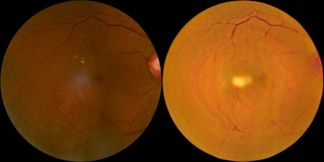
#> input picture main/dataset/bg1.png, 324 x 162 px, found by its file name
$ python segmentation.py
#> lines starting #> are read from the running program, lines starting #| are printed output that depends on the picture; after the words box and inside, x2 and y2 are one past the last pixel; in counts of white or black regions, pixels touching at a corner belong together
#> in segment_retinopathy_lesions, image is the input picture: shape (162, 324, 3); mean B, G, R 10.1, 60.6, 113.2
import cv2
import numpy as np
from scipy import ndimage
import matplotlib.pyplot as plt


def preprocess_retinal_image(image):
    """
    Preprocess retinal image for lesion segmentation.

    Args:
        image (numpy.ndarray): Input retinal image in BGR format

    Returns:
        numpy.ndarray: Preprocessed image
    """
    # Convert to green channel (best contrast for retinal features)
    green_channel = image[:, :, 1]

    # Apply CLAHE for contrast enhancement
    clahe = cv2.createCLAHE(clipLimit=2.0, tileGridSize=(8, 8))
    contrast_enhanced = clahe.apply(green_channel)

    # Denoise image
    denoised = cv2.medianBlur(contrast_enhanced, 5)

    # Normalize image
    normalized = cv2.normalize(denoised, None, 0, 255, cv2.NORM_MINMAX)

    return normalized


def detect_dark_lesions(preprocessed_image):
    """
    Detect dark lesions (microaneurysms and hemorrhages).

    Args:
        preprocessed_image (numpy.ndarray): Preprocessed retinal image

    Returns:
        numpy.ndarray: Binary mask of detected dark lesions
    """
    # Apply adaptive thresholding
    thresh = cv2.adaptiveThreshold(
        preprocessed_image,
        255,
        cv2.ADAPTIVE_THRESH_GAUSSIAN_C,
        cv2.THRESH_BINARY_INV,
        11,
        2
    )
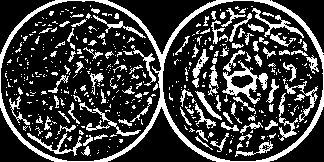
#> thresh: shape (162, 324); 24% white; 453 white regions (345 under 20 px), largest, box (x1, y1, x2, y2) and area: (0, 0, 324, 162) 3622, (222, 60, 268, 104) 612, (252, 8, 304, 38) 285

    # Remove small noise
    kernel = np.ones((3, 3), np.uint8)
    opened = cv2.morphologyEx(thresh, cv2.MORPH_OPEN, kernel)
#> opened: shape (162, 324); 15% white; 189 white regions (120 under 20 px), largest, box (x1, y1, x2, y2) and area: (94, 0, 233, 162) 1764, (254, 0, 324, 69) 452, (256, 90, 324, 162) 442

    # Fill holes
    filled = ndimage.binary_fill_holes(opened).astype(np.uint8) * 255

    # Remove large connected components (likely blood vessels)
    num_labels, labels, stats, centroids = cv2.connectedComponentsWithStats(
        filled, connectivity=8
    )
#> labels: shape (162, 324) int32; 190 distinct labels, from 0 to 189
#> num_labels = 190; stats = 190 rows, first 6: [0, 0, 324, 162, 44638], [0, 0, 67, 68, 386], [82, 0, 3, 2, 6], [94, 0, 139, 162, 1764], [254, 0, 70, 69, 452], [93, 9, 6, 4, 23]; centroids = 190 pairs, first value 12.5 to 312.4, second value 0.5 to 153

    # Filter based on area
    min_area = 5  # minimum area for lesion
    max_area = 300  # maximum area for lesion
    filtered_mask = np.zeros_like(filled)

    for label in range(1, num_labels):  # Skip background (label 0)
        area = stats[label, cv2.CC_STAT_AREA]
        if min_area <= area <= max_area:
            filtered_mask[labels == label] = 255
#> this loop made 189 passes
#> area on passes 1, 3, 4: 386, 1764, 452
#> filtered_mask: shape (162, 324); 8.4% white; 184 white regions (120 under 20 px), largest, box (x1, y1, x2, y2) and area: (223, 73, 257, 95) 293, (197, 92, 221, 119) 156, (233, 69, 251, 76) 89

    return filtered_mask


def detect_bright_lesions(preprocessed_image):
    """
    Detect bright lesions (exudates).

    Args:
        preprocessed_image (numpy.ndarray): Preprocessed retinal image

    Returns:
        numpy.ndarray: Binary mask of detected bright lesions
    """
    # Apply Otsu's thresholding
    _, thresh = cv2.threshold(
        preprocessed_image,
        0,
        255,
        cv2.THRESH_BINARY + cv2.THRESH_OTSU
    )
#> thresh: shape (162, 324); 42.5% white; 16 white regions (7 under 20 px), largest, box (x1, y1, x2, y2) and area: (163, 1, 323, 161) 20074, (68, 69, 92, 99) 482, (119, 28, 153, 56) 387

    # Remove small noise
    kernel = np.ones((3, 3), np.uint8)
    opened = cv2.morphologyEx(thresh, cv2.MORPH_OPEN, kernel)
#> opened: shape (162, 324); 42.4% white; 13 white regions (3 under 20 px), largest, box (x1, y1, x2, y2) and area: (163, 1, 323, 161) 20070, (69, 70, 92, 98) 473, (119, 28, 152, 56) 381

    # Remove large connected components
    num_labels, labels, stats, centroids = cv2.connectedComponentsWithStats(
        opened, connectivity=8
    )
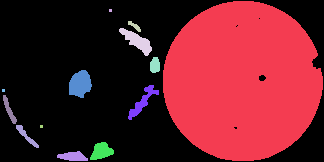
#> labels: shape (162, 324) int32; 14 distinct labels, from 0 to 13; one colour per label, 0 black
#> num_labels = 14; stats = 14 rows, first 6: [0, 0, 324, 162, 30253], [163, 1, 160, 160, 20070], [109, 9, 3, 3, 9], [128, 21, 13, 11, 59], [119, 28, 33, 28, 381], [150, 57, 10, 16, 134]; centroids = 14 rows, first 8: [112.7, 79.22], [241.9, 80.67], [110, 10], [134.3, 25.71], [136.8, 40.72], [154.6, 64.87], [79.72, 83.62], [142.2, 101.4]

    # Filter based on area and intensity
    min_area = 10  # minimum area for exudate
    max_area = 500  # maximum area for exudate
    filtered_mask = np.zeros_like(opened)

    for label in range(1, num_labels):
        area = stats[label, cv2.CC_STAT_AREA]
        component = (labels == label)
        mean_intensity = np.mean(preprocessed_image[component])

        if min_area <= area <= max_area and mean_intensity > 200:
            filtered_mask[component] = 255
#> this loop made 13 passes
#> (area, mean_intensity) on passes 1, 3, 4, 5, 6, 7, 9, 10, 12, 13: (20070, 139.3), (59, 94.17), (381, 98.06), (134, 130.6), (473, 106.5), (313, 95.61), (141, 100.3), (141, 98.95), (282, 96.99), (214, 105.5)
#> filtered_mask: shape (162, 324); every value is 0

    return filtered_mask


def segment_retinopathy_lesions(image_path):
    """
    Main function to segment both dark and bright lesions in retinal image.

    Args:
        image_path (str): Path to input retinal image

    Returns:
        tuple: (dark_lesion_mask, bright_lesion_mask)
    """
    # Read image
    image = cv2.imread(image_path)
    if image is None:
        raise ValueError("Could not read image from path")

    # Preprocess image
    preprocessed = preprocess_retinal_image(image)

    # Detect lesions
    dark_lesions = detect_dark_lesions(preprocessed)
    bright_lesions = detect_bright_lesions(preprocessed)

    return dark_lesions, bright_lesions


def visualize_results(image_path, dark_mask, bright_mask):
    """
    Visualize original image with detected lesions overlaid.

    Args:
        image_path (str): Path to original image
        dark_mask (numpy.ndarray): Binary mask of dark lesions
        bright_mask (numpy.ndarray): Binary mask of bright lesions
    """
#> called with image_path = 'IMG/bg1.png'
    # Read original image
    image = cv2.imread(image_path)
    image = cv2.cvtColor(image, cv2.COLOR_BGR2RGB)

    # Create overlay
    overlay = image.copy()
    overlay[dark_mask == 255] = [255, 0, 0]  # Red for dark lesions
#> overlay: shape (162, 324, 3); mean R, G, B 120.9, 53.6, 8.8
    overlay[bright_mask == 255] = [0, 255, 0]  # Green for bright lesions

    # Display results
    plt.figure(figsize=(15, 5))

    plt.subplot(131)
    plt.imshow(image)
    plt.title('Original Image')
    plt.axis('off')

    plt.subplot(132)
    plt.imshow(dark_mask, cmap='gray')
    plt.title('Dark Lesions')
    plt.axis('off')

    plt.subplot(133)
    plt.imshow(bright_mask, cmap='gray')
    plt.title('Bright Lesions')
    plt.axis('off')

    plt.tight_layout()
    plt.show()


# Example usage
if __name__ == "__main__":
    image_path = "IMG/bg1.png"
    image_path2= "IMG/bg2.png"
    try:
        dark_lesions, bright_lesions = segment_retinopathy_lesions(image_path)
        visualize_results(image_path, dark_lesions, bright_lesions)

        dark_lesions, bright_lesions = segment_retinopathy_lesions(image_path2)
#> call 2 of segment_retinopathy_lesions, with image_path = 'IMG/bg2.png'
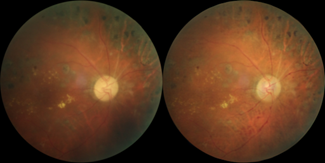
#> input picture main/dataset/bg2.png, 325 x 163 px, found by its file name
#> in segment_retinopathy_lesions, image is the input picture: shape (163, 325, 3); mean B, G, R 31.4, 54.9, 87.4
#> in detect_dark_lesions (call 2), `thresh = cv2.adaptiveThreshold( preprocessed_image, 255, cv2.ADAPTIVE_..`: thresh: shape (163, 325); 24.5% white; 496 white regions (391 under 20 px), largest, box (x1, y1, x2, y2) and area: (0, 0, 325, 163) 3338, (43, 23, 157, 114) 1715, (210, 61, 296, 126) 1060
#> in detect_dark_lesions (call 2), `opened = cv2.morphologyEx(thresh, cv2.MORPH_OPEN, kernel)`: opened: shape (163, 325); 15.5% white; 196 white regions (115 under 20 px), largest, box (x1, y1, x2, y2) and area: (94, 0, 231, 163) 1673, (257, 0, 325, 67) 399, (257, 96, 325, 163) 394
#> in detect_dark_lesions (call 2), `num_labels, labels, stats, centroids = cv2.connectedComponentsWithStat..`:
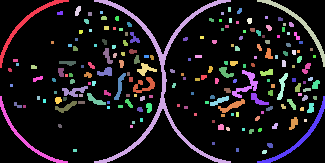
#> labels: shape (163, 325) int32; 197 distinct labels, from 0 to 196; one colour per label, 0 black
#> in detect_dark_lesions (call 2), `num_labels, labels, stats, centroids = cv2.connectedComponentsWithStat..`: num_labels = 197; stats = 197 rows, first 6: [0, 0, 325, 163, 44738], [0, 0, 69, 68, 387], [94, 0, 137, 163, 1673], [257, 0, 68, 67, 399], [75, 6, 6, 10, 42], [228, 7, 3, 5, 15]; centroids = 197 pairs, first value 9.5 to 315.4, second value 9 to 151.5
#> the loop in detect_dark_lesions (call 2), `for label in range(1, num_labels):` made 196 passes
#> area on passes 1 to 3: 387, 1673, 399
#> after the loop in detect_dark_lesions (call 2), `for label in range(1, num_labels):`: filtered_mask: shape (163, 325); 9.5% white; 191 white regions (115 under 20 px), largest, box (x1, y1, x2, y2) and area: (232, 70, 258, 98) 231, (133, 77, 155, 93) 162, (62, 86, 88, 97) 138
#> in detect_bright_lesions (call 2), `_, thresh = cv2.threshold( preprocessed_image, 0, 255, cv2.THRESH_BINA..`: thresh: shape (163, 325); 74.2% white; 6 black regions (3 under 20 px), largest, box (x1, y1, x2, y2) and area: (0, 0, 325, 163) 11659, (251, 0, 325, 76) 1467, (105, 117, 135, 145) 527
#> in detect_bright_lesions (call 2), `opened = cv2.morphologyEx(thresh, cv2.MORPH_OPEN, kernel)`: opened: shape (163, 325); 74.2% white; 6 black regions (3 under 20 px), largest, box (x1, y1, x2, y2) and area: (0, 0, 325, 163) 11668, (251, 0, 325, 76) 1467, (105, 117, 135, 145) 527
#> in detect_bright_lesions (call 2), `num_labels, labels, stats, centroids = cv2.connectedComponentsWithStat..`:
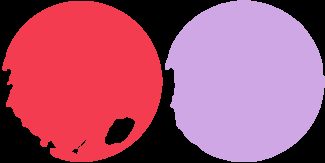
#> labels: shape (163, 325) int32; 3 distinct labels, from 0 to 2; one colour per label, 0 black
#> in detect_bright_lesions (call 2), `num_labels, labels, stats, centroids = cv2.connectedComponentsWithStat..`: num_labels = 3; stats = [[0, 0, 325, 163, 13692], [2, 1, 161, 161, 19166], [165, 0, 160, 162, 20117]]; centroids = [[151.3, 85.9], [82.55, 77.91], [245, 80.61]]
#> the loop in detect_bright_lesions (call 2), `for label in range(1, num_labels):` made 2 passes
#> (area, mean_intensity) on passes 1 to 2: (19166, 92.44), (20117, 103.7)
#> pass 1, in detect_bright_lesions (call 2), `component = (labels == label)`:
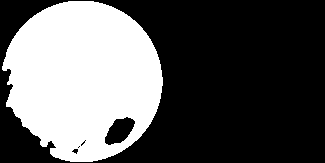
#> component: shape (163, 325) bool; 36.2% white; 1 white region, box (x1, y1, x2, y2) and area: (2, 1, 163, 162) 19166
#> after the loop in detect_bright_lesions (call 2), `for label in range(1, num_labels):`: filtered_mask: shape (163, 325); every value is 0
        visualize_results(image_path2, dark_lesions, bright_lesions)
#> call 2 of visualize_results, with image_path = 'IMG/bg2.png'
#> in visualize_results (call 2), `overlay[dark_mask == 255] = [255, 0, 0]`:
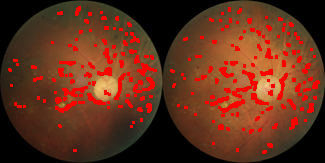
#> overlay: shape (163, 325, 3); mean R, G, B 99.3, 47.5, 27.2
    except Exception as e:
        print(f"Error processing image: {str(e)}")
